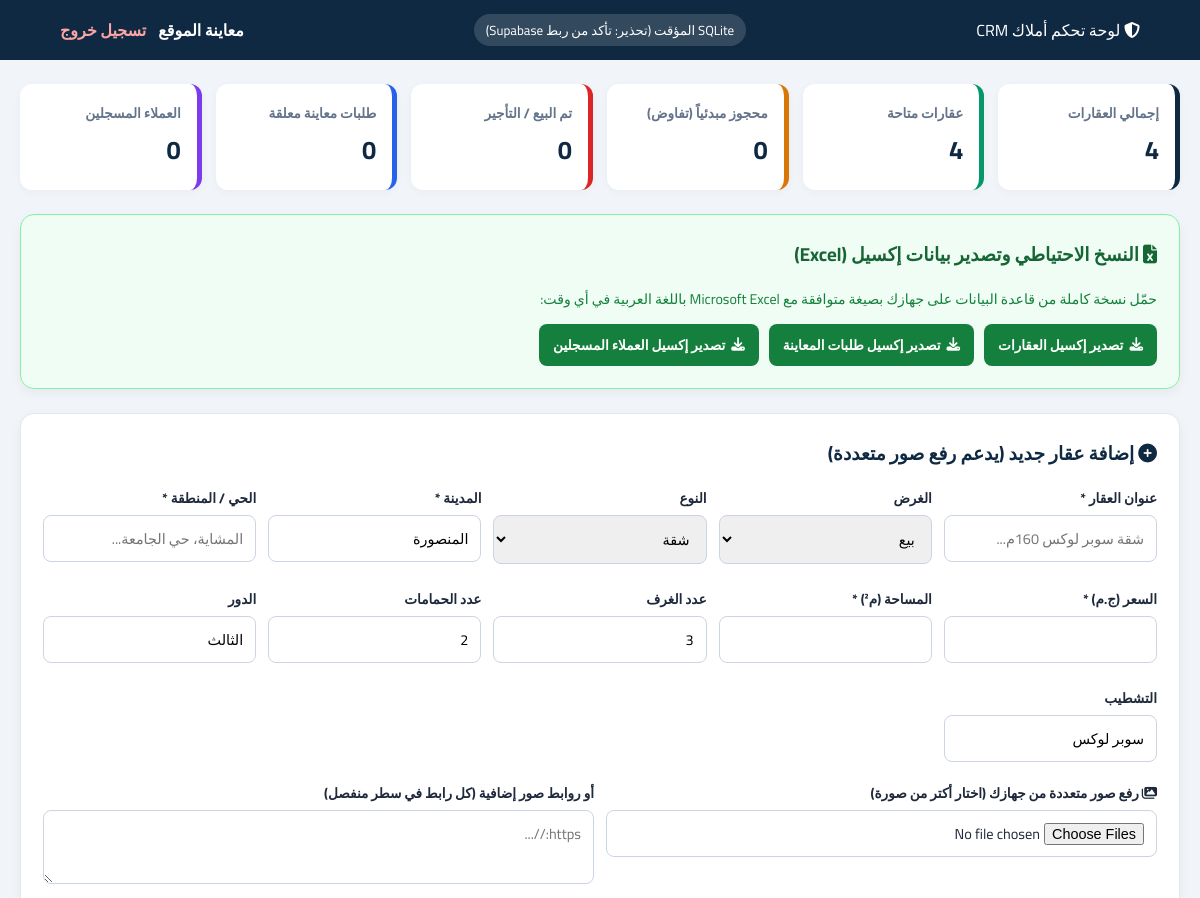
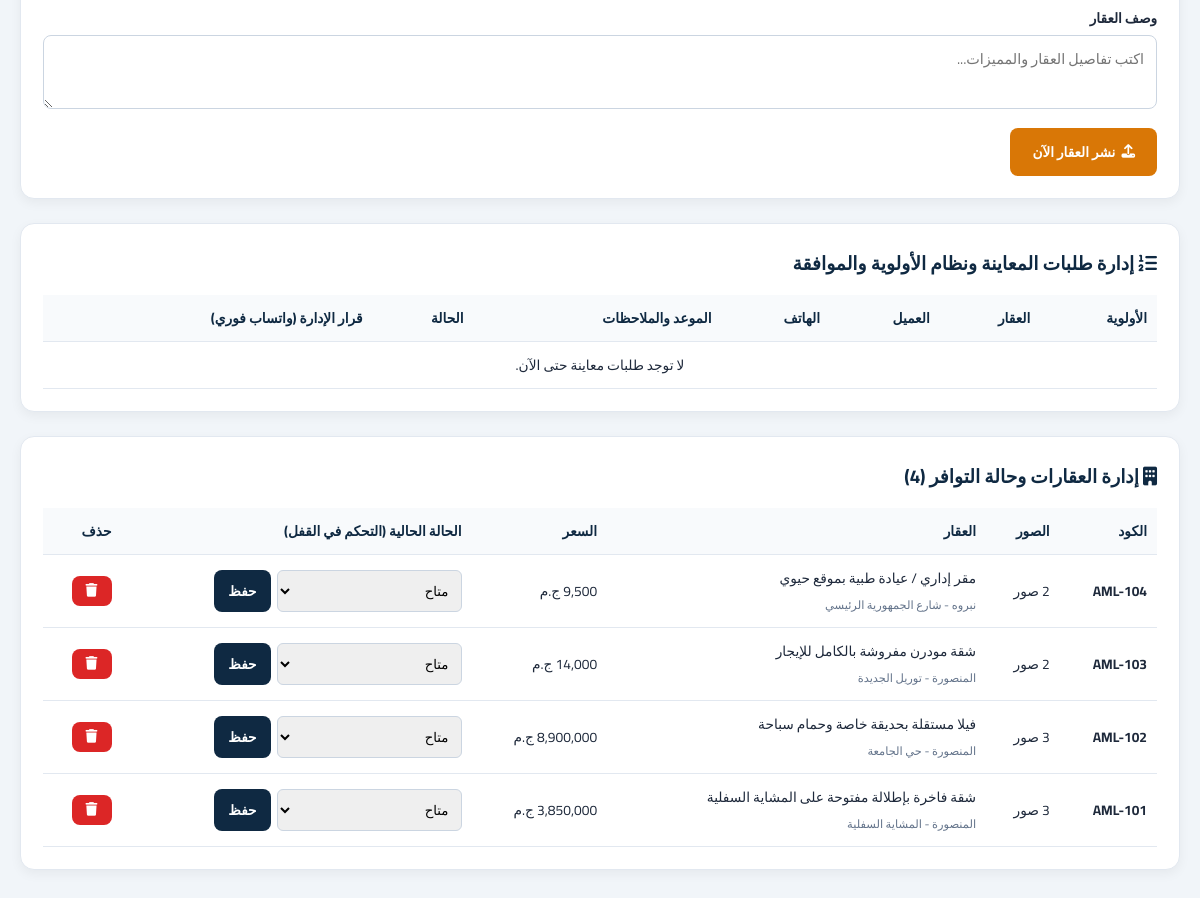
Page /admin (signed in) on the committed database (2 pictures, top to bottom).
### tables this page shows
CREATE TABLE properties (
            id INTEGER PRIMARY KEY AUTOINCREMENT,
            code TEXT,
            title TEXT NOT NULL,
            purpose TEXT NOT NULL,
            prop_type TEXT NOT NULL,
            city TEXT NOT NULL,
            district TEXT NOT NULL,
            price REAL NOT NULL,
            area REAL NOT NULL,
            rooms INTEGER DEFAULT 3,
            bathrooms INTEGER DEFAULT 2,
            floor_num TEXT DEFAULT 'الأول',
            finishing TEXT DEFAULT 'سوبر لوكس',
            status TEXT DEFAULT 'متاح',
            image_url TEXT,
            extra_images TEXT DEFAULT '[]',
            description TEXT,
            features TEXT DEFAULT '',
            created_at TEXT
        );

### amlak-real-estate/app.py (the view)
@app.route('/admin')
@admin_required
def admin_dashboard():
    db = DBWrapper()
    properties = [parse_property_images(p) for p in db.fetchall("SELECT * FROM properties ORDER BY id DESC")]
    inquiries = db.fetchall("SELECT * FROM inquiries ORDER BY property_id DESC, priority_num ASC, id ASC")
    users = db.fetchall("SELECT id, full_name, phone, created_at FROM users ORDER BY id DESC")
    stats = {
        'total_props': len(properties),
        'available_props': sum(1 for p in properties if p['status'] == 'متاح'),
        'reserved_props': sum(1 for p in properties if p['status'] == 'محجوز مبدئياً'),
        'sold_props': sum(1 for p in properties if p['status'] in ('مباع', 'مؤجر')),
        'pending_inquiries': sum(1 for i in inquiries if 'قيد المراجعة' in i['status'] or 'انتظار' in i['status']),
        'total_users': len(users)
    }
    db.close()
    return render_template(
        'admin.html',
        login_mode=False,
        properties=properties,
        inquiries=inquiries,
        users=users,
        stats=stats,
        whatsapp_number=WHATSAPP_NUMBER,
        db_mode="PostgreSQL (Supabase)" if USE_PG else "SQLite المؤقت (تحذير: تأكد من ربط Supabase)"
    )

### amlak-real-estate/templates/admin.html (shortened to what this page needs)
<!DOCTYPE html>
<html lang="ar" dir="rtl">
<head>
    <link rel="stylesheet" href="https://cdnjs.cloudflare.com/ajax/libs/font-awesome/6.5.0/css/all.min.css">
</head>
<body>
{% if login_mode %}
<div class="login-box">
    <h2 style="text-align:center;"><i class="fa-solid fa-lock"></i> دخول الإدارة المحمي</h2>
    <p style="text-align:center; font-size:0.85rem; color:#64748b; margin-bottom:18px;">هذه المنطقة مخصصة لمسؤول النظام فقط</p>
    {% if error %}
        <div style="background:#fee2e2; color:#991b1b; padding:10px; border-radius:8px; margin-bottom:12px; font-weight:700; text-align:center;">{{ error }}</div>
    {% endif %}
    <form method="POST" autocomplete="off">
        <div class="form-group">
            <label>اسم المستخدم</label>
            <input type="text" name="username" required autocomplete="off" placeholder="أدخل اسم المسؤول">
        </div>
        <div class="form-group">
            <label>كلمة المرور</label>
            <input type="password" name="password" required autocomplete="new-password" placeholder="••••••••">
        </div>
        <button type="submit" class="btn btn-primary" style="width:100%; justify-content:center; padding:11px; margin-top:8px;">دخول لوحة التحكم</button>
    </form>
    <div style="text-align:center; margin-top:14px;">
        <a href="{{ url_for('index') }}" style="color:#64748b; font-size:0.85rem;">العودة للموقع الرئيسي</a>
    </div>
</div>
{% else %}
<nav class="navbar">
    <span><i class="fa-solid fa-shield-halved"></i> لوحة تحكم أملاك CRM</span>
    <span style="font-size:0.82rem; background:rgba(255,255,255,0.15); padding:4px 12px; border-radius:20px;">{{ db_mode }}</span>
    <div style="display:flex; gap:12px;">
        <a href="{{ url_for('index') }}">معاينة الموقع</a>
        <a href="{{ url_for('admin_logout') }}" style="color:#fca5a5;">تسجيل خروج</a>
    </div>
</nav>
<div class="container">
    <div class="stats-grid">
        <div class="stat-box"><span>إجمالي العقارات</span><strong>{{ stats.total_props }}</strong></div>
        <div class="stat-box" style="border-color:#059669;"><span>عقارات متاحة</span><strong>{{ stats.available_props }}</strong></div>
        <div class="stat-box" style="border-color:#d97706;"><span>محجوز مبدئياً (تفاوض)</span><strong>{{ stats.reserved_props }}</strong></div>
        <div class="stat-box" style="border-color:#dc2626;"><span>تم البيع / التأجير</span><strong>{{ stats.sold_props }}</strong></div>
        <div class="stat-box" style="border-color:#2563eb;"><span>طلبات معاينة معلقة</span><strong>{{ stats.pending_inquiries }}</strong></div>
        <div class="stat-box" style="border-color:#7c3aed;"><span>العملاء المسجلين</span><strong>{{ stats.total_users }}</strong></div>
    </div>
    <div class="card" style="background:#f0fdf4; border-color:#86efac;">
        <h3 style="color:#166534;"><i class="fa-solid fa-file-excel"></i> النسخ الاحتياطي وتصدير بيانات إكسيل (Excel)</h3>
        <p style="font-size:0.88rem; color:#15803d; margin-bottom:12px;">حمّل نسخة كاملة من قاعدة البيانات على جهازك بصيغة متوافقة مع Microsoft Excel باللغة العربية في أي وقت:</p>
        <div style="display:flex; gap:10px; flex-wrap:wrap;">
            <a href="{{ url_for('export_excel_csv', target='properties') }}" class="btn btn-excel"><i class="fa-solid fa-download"></i> تصدير إكسيل العقارات</a>
            <a href="{{ url_for('export_excel_csv', target='inquiries') }}" class="btn btn-excel"><i class="fa-solid fa-download"></i> تصدير إكسيل طلبات المعاينة</a>
            <a href="{{ url_for('export_excel_csv', target='users') }}" class="btn btn-excel"><i class="fa-solid fa-download"></i> تصدير إكسيل العملاء المسجلين</a>
        </div>
    </div>
    <div class="card">
        <h3><i class="fa-solid fa-plus-circle"></i> إضافة عقار جديد (يدعم رفع صور متعددة)</h3>
        <form method="POST" action="{{ url_for('add_property') }}" enctype="multipart/form-data">
            <div class="form-grid">
                <div class="form-group"><label>عنوان العقار *</label><input type="text" name="title" required placeholder="شقة سوبر لوكس 160م..."></div>
                <div class="form-group">
                    <label>الغرض</label>
                    <select name="purpose"><option value="بيع">بيع</option><option value="إيجار">إيجار</option></select>
                </div>
                <div class="form-group">
                    <label>النوع</label>
                    <select name="prop_type"><option value="شقة">شقة</option><option value="فيلا">فيلا</option><option value="مقر إداري">مقر إداري</option><option value="أرض">أرض</option></select>
                </div>
                <div class="form-group"><label>المدينة *</label><input type="text" name="city" required value="المنصورة"></div>
                <div class="form-group"><label>الحي / المنطقة *</label><input type="text" name="district" required placeholder="المشاية، حي الجامعة..."></div>
                <div class="form-group"><label>السعر (ج.م) *</label><input type="number" name="price" required></div>
                <div class="form-group"><label>المساحة (م²) *</label><input type="number" name="area" required></div>
                <div class="form-group"><label>عدد الغرف</label><input type="number" name="rooms" value="3"></div>
                <div class="form-group"><label>عدد الحمامات</label><input type="number" name="bathrooms" value="2"></div>
                <div class="form-group"><label>الدور</label><input type="text" name="floor_num" value="الثالث"></div>
                <div class="form-group"><label>التشطيب</label><input type="text" name="finishing" value="سوبر لوكس"></div>
            </div>
            <div class="form-grid" style="margin-top:8px;">
                <div class="form-group">
                    <label><i class="fa-solid fa-images"></i> رفع صور متعددة من جهازك (اختار أكتر من صورة)</label>
                    <input type="file" name="image_files" accept="image/*" multiple>
                </div>
                <div class="form-group">
                    <label>أو روابط صور إضافية (كل رابط في سطر منفصل)</label>
                    <textarea name="image_urls" rows="2" placeholder="https://..."></textarea>
                </div>
            </div>
            <div class="form-group">
                <label>وصف العقار</label>
                <textarea name="description" rows="2" required placeholder="اكتب تفاصيل العقار والمميزات..."></textarea>
            </div>
            <button type="submit" class="btn btn-accent" style="padding:11px 22px;"><i class="fa-solid fa-upload"></i> نشر العقار الآن</button>
        </form>
    </div>
    <div class="card">
        <h3><i class="fa-solid fa-list-ol"></i> إدارة طلبات المعاينة ونظام الأولوية والموافقة</h3>
        <div style="overflow-x:auto;">
            <table>
                <thead>
                    <tr>
                        <th>الأولوية</th>
                        <th>العقار</th>
                        <th>العميل</th>
                        <th>الهاتف</th>
                        <th>الموعد والملاحظات</th>
                        <th>الحالة</th>
                        <th>قرار الإدارة (واتساب فوري)</th>
                    </tr>
                </thead>
                <tbody>
                    {% for inq in inquiries %}
                    <tr>
                        <td><strong style="color:#d97706; font-size:1rem;">#{{ inq.priority_num }}</strong></td>
                        <td><strong>{{ inq.property_code }}</strong><br><small>{{ inq.property_title }}</small></td>
                        <td>{{ inq.client_name }}</td>
                        <td>{{ inq.client_phone }}</td>
                        <td>{{ inq.preferred_date or '-' }}<br><small style="color:#64748b;">{{ inq.notes }}</small></td>
                        <td><strong>{{ inq.status }}</strong></td>
                        <td>
                            <div style="display:flex; gap:6px; flex-wrap:wrap;">
                                <form method="POST" action="{{ url_for('inquiry_action', inq_id=inq.id) }}" target="_blank">
                                    <input type="hidden" name="action" value="approve">
                                    <button type="submit" class="btn btn-success" title="موافقة + حجز مبدئي للعقار + فتح واتساب">
                                        <i class="fa-brands fa-whatsapp"></i> موافقة
                                    </button>
                                </form>
                                <form method="POST" action="{{ url_for('inquiry_action', inq_id=inq.id) }}" target="_blank">
                                    <input type="hidden" name="action" value="reject">
                                    <button type="submit" class="btn btn-accent" title="اعتذار عبر واتساب">
                                        <i class="fa-solid fa-xmark"></i> اعتذار
                                    </button>
                                </form>
                                <form method="POST" action="{{ url_for('inquiry_action', inq_id=inq.id) }}">
                                    <input type="hidden" name="action" value="delete">
                                    <button type="submit" class="btn btn-danger"><i class="fa-solid fa-trash"></i></button>
                                </form>
                            </div>
                        </td>
                    </tr>
                    {% else %}
                    <tr><td colspan="7" style="text-align:center;">لا توجد طلبات معاينة حتى الآن.</td></tr>
                    {% endfor %}
                </tbody>
            </table>
        </div>
    </div>
    <div class="card">
        <h3><i class="fa-solid fa-building"></i> إدارة العقارات وحالة التوافر ({{ properties|length }})</h3>
        <div style="overflow-x:auto;">
            <table>
                <thead>
                    <tr>
                        <th>الكود</th>
                        <th>الصور</th>
                        <th>العقار</th>
                        <th>السعر</th>
                        <th>الحالة الحالية (التحكم في القفل)</th>
                        <th>حذف</th>
                    </tr>
                </thead>
                <tbody>
                    {% for p in properties %}
                    <tr>
                        <td><strong>{{ p.code }}</strong></td>
                        <td>{{ p.all_images|length }} صور</td>
                        <td>{{ p.title }}<br><small style="color:#64748b;">{{ p.city }} - {{ p.district }}</small></td>
                        <td>{{ "{:,.0f}".format(p.price) }} ج.م</td>
                        <td>
                            <form method="POST" action="{{ url_for('update_property_status', prop_id=p.id) }}" style="display:flex; gap:6px;">
                                <select name="status" style="padding:5px 8px; border-radius:6px; border:1px solid #cbd5e1;">
                                    <option value="متاح" {% if p.status == 'متاح' %}selected{% endif %}>متاح</option>
                                </select>
                                <button type="submit" class="btn btn-primary">حفظ</button>
                            </form>
                        </td>
                        <td>
                            <form method="POST" action="{{ url_for('delete_property', prop_id=p.id) }}" onsubmit="return confirm('حذف العقار نهائياً؟')">
                                <button type="submit" class="btn btn-danger"><i class="fa-solid fa-trash"></i></button>
                            </form>
                        </td>
                    </tr>
                    {% endfor %}
                </tbody>
            </table>
        </div>
    </div>
</div>
{% endif %}
</body>
</html>

### rows in the picture
properties: code "AML-104", title "مقر إداري / عيادة طبية بموقع حيوي", city "نبروه", district "شارع الجمهورية الرئيسي", price "9,500", status "متاح"
properties: code "AML-103", title "شقة مودرن مفروشة بالكامل للإيجار", city "المنصورة", district "توريل الجديدة", price "14,000", status "متاح"
properties: code "AML-102", title "فيلا مستقلة بحديقة خاصة وحمام سباحة", city "المنصورة", district "حي الجامعة", price "8,900,000", status "متاح"
properties: code "AML-101", title "شقة فاخرة بإطلالة مفتوحة على المشاية السفلية", city "المنصورة", district "المشاية السفلية", price "3,850,000", status "متاح"

### other values in the picture
{{ db_mode }} "SQLite المؤقت (تحذير: تأكد من ربط Supabase)"
{{ stats.total_props }} "4"
{{ stats.available_props }} "4"
{{ stats.reserved_props }} "0"
{{ stats.sold_props }} "0"
{{ stats.pending_inquiries }} "0"
{{ stats.total_users }} "0"
{{ properties|length }} "4"
